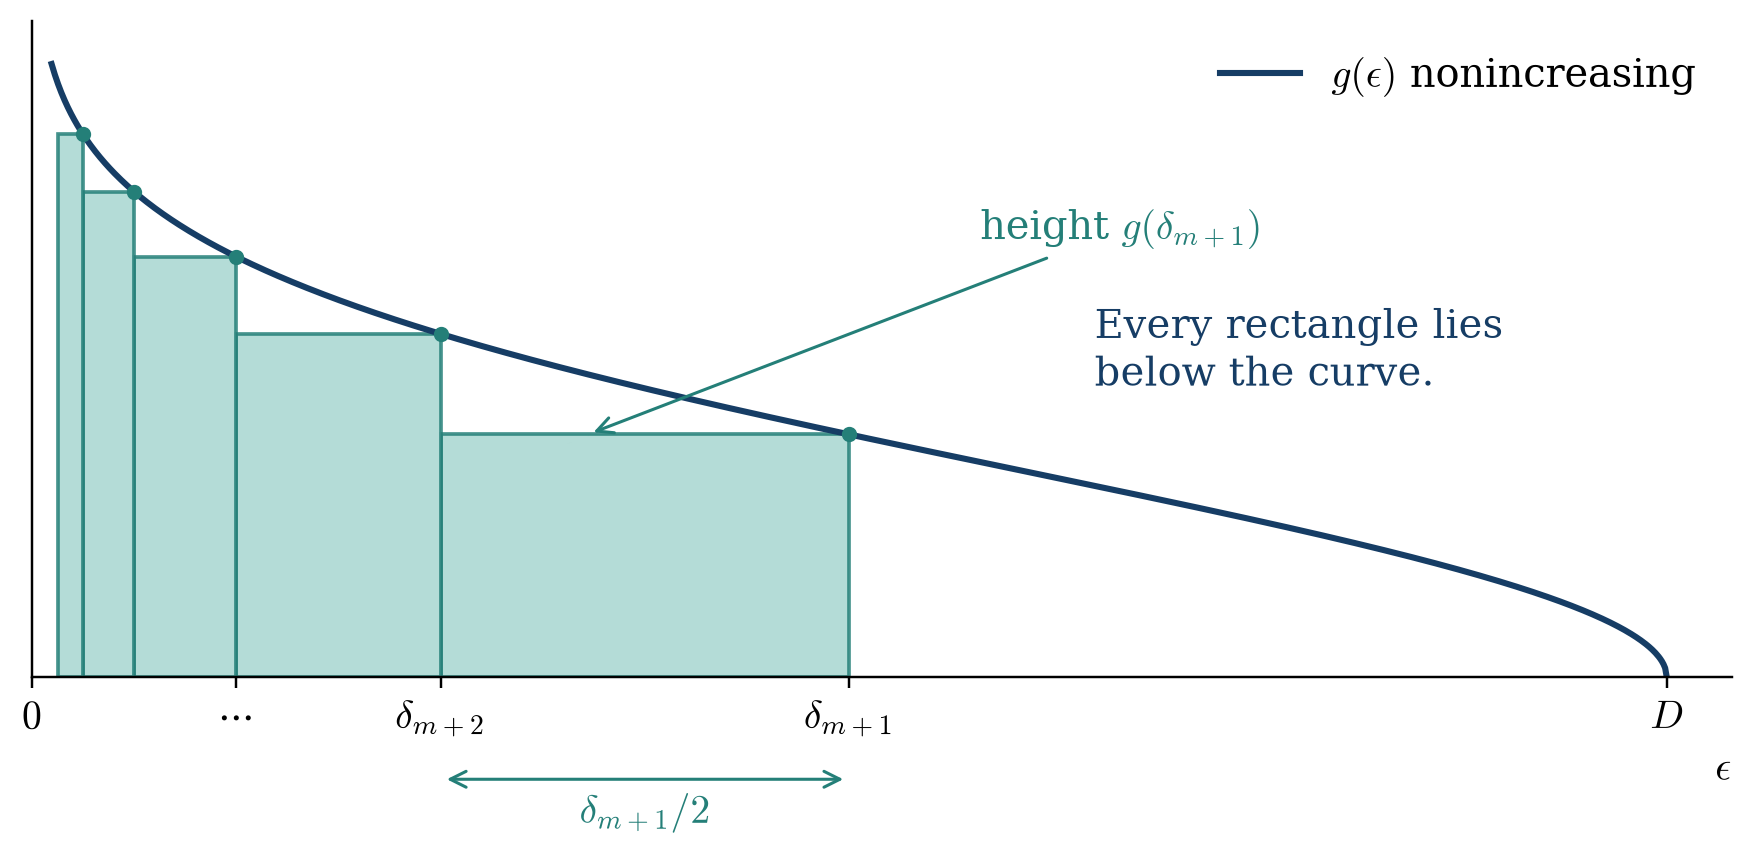

Python code for this plot:
"""Reproduce the deterministic sum-to-integral illustration for Lecture 6."""
from pathlib import Path

import matplotlib
matplotlib.use("Agg")
import matplotlib.pyplot as plt
from matplotlib.patches import Rectangle
import numpy as np

plt.rcParams.update({"font.family": "serif", "mathtext.fontset": "cm", "font.size": 13})
out = Path(__file__).resolve().parent
fig, ax = plt.subplots(figsize=(8.4, 4.2))
g = lambda x: np.sqrt(np.log(1 / x))
x = np.linspace(0.012, 1, 1000)
ax.plot(x, g(x), color="#163d65", lw=2, label=r"$g(\epsilon)$ nonincreasing")
for right in [1/2, 1/4, 1/8, 1/16, 1/32]:
    left = right / 2
    ax.add_patch(Rectangle((left, 0), right-left, g(right),
                          facecolor="#a7d6d0", edgecolor="#247f78", lw=1.2, alpha=.85))
    ax.plot(right, g(right), "o", color="#247f78", ms=4)
left, right = 1/4, 1/2
height = g(right)
ax.annotate("", xy=(right, -.35), xytext=(left, -.35),
            arrowprops={"arrowstyle": "<->", "color": "#247f78"}, annotation_clip=False)
ax.text((left+right)/2, -.50, r"$\delta_{m+1}/2$", ha="center", color="#247f78")
ax.annotate(r"height $g(\delta_{m+1})$", xy=(.34, height), xytext=(.58, 1.5),
            arrowprops={"arrowstyle": "->", "color": "#247f78"}, color="#247f78")
ax.text(.65, 1.0, "Every rectangle lies\nbelow the curve.", color="#163d65")
ax.set_xticks([0, 1/8, 1/4, 1/2, 1],
              [r"$0$", r"$\cdots$", r"$\delta_{m+2}$", r"$\delta_{m+1}$", r"$D$"])
ax.set_yticks([])
ax.set_xlim(0, 1.04)
ax.set_ylim(0, 2.25)
ax.set_xlabel(r"$\epsilon$", loc="right")
ax.spines[["top", "right"]].set_visible(False)
ax.legend(loc="upper right", frameon=False)
fig.subplots_adjust(left=.05, right=.97, bottom=.23, top=.94)
fig.savefig(out / "lec6-dyadic-integral.pdf", bbox_inches="tight")
fig.savefig(out / "lec6-dyadic-integral.png", dpi=220, bbox_inches="tight")
plt.close(fig)
